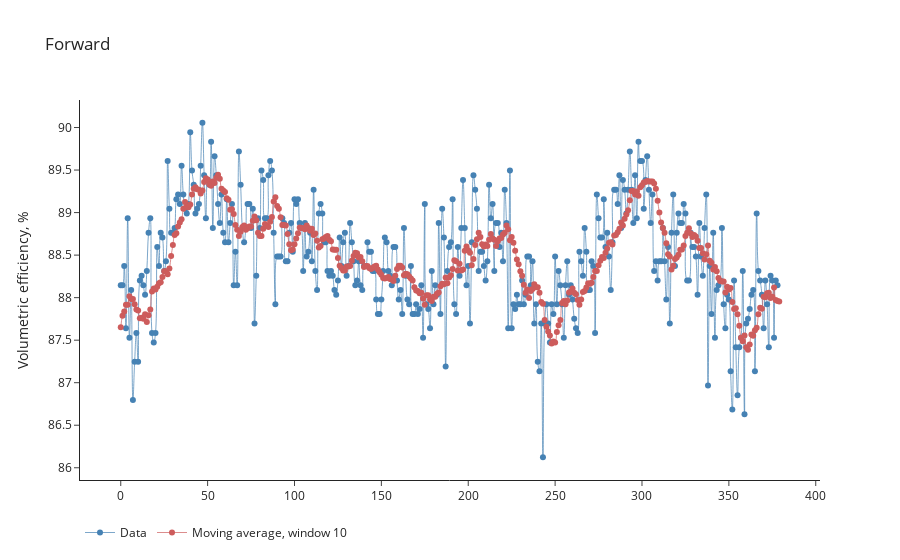

Source (notebook cell):
### Code cell
def moving_average(a, n=4):
    ret = np.cumsum(a, dtype=float)
    ret[n:] = ret[n:] - ret[:-n]
    return ret[n - 1:] / n
    
n = 10
fig = go.Figure()
fig.add_scatter(
    mode='lines+markers',
    y=df_forward_np[n:],
    line=dict(
        width=.7,
        color='steelblue',
        shape='spline',
        smoothing=1.3
    ),
    connectgaps=True,
    name='Data',
)
fig.add_scatter(
    mode='lines+markers',
    y=moving_average(df_forward_np, n),
    line=dict(
        width=.7,
        color='indianred',
        shape='spline',
        smoothing=1.3
    ),
    connectgaps=True,
    name=f'Moving average, window {n}'
)
fig.update_layout(
    title='Forward',
    template='simple_white',
    yaxis_title='Volumetric efficiency, %',
    legend_orientation='h'
    ),
fig.show()

### Figure 1 — Plotly figure (JSON) as saved in the notebook; plotly's stock layout.template omitted (floating-point values rounded to 4 significant figures; data arrays with more than 128 entries replaced by an {"elided": "..."} marker saying what was removed)
{"data": [{"connectgaps": true, "line": {"color": "steelblue", "shape": "spline", "smoothing": 1.3, "width": 0.7}, "mode": "lines+markers", "name": "Data", "type": "scatter", "y": {"elided": "379 float values"}}, {"connectgaps": true, "line": {"color": "indianred", "shape": "spline", "smoothing": 1.3, "width": 0.7}, "mode": "lines+markers", "name": "Moving average, window 10", "type": "scatter", "y": {"elided": "380 float values"}}], "layout": {"legend": {"orientation": "h"}, "title": {"text": "Forward"}, "yaxis": {"title": {"text": "Volumetric efficiency, %"}}}}
